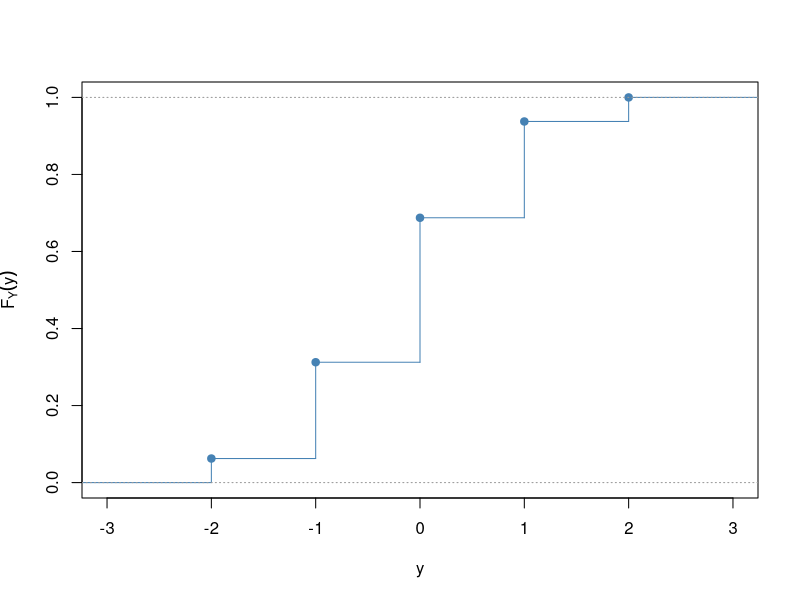

Here is the R script that generated this plot:
## ---- chunk 1
#| label: fig-Fy-x-menos-2
#| fig-cap: "Función de distribución de Y = X - 2"
y_vals <- c(-2, -1, 0, 1, 2)
p <- c(1, 4, 6, 4, 1) / 16
Fy <- stepfun(y_vals, c(0, cumsum(p)))

plot(Fy, xlim = c(-3, 3), ylim = c(0, 1),
     xlab = "y", ylab = expression(F[Y](y)),
     main = "", do.points = TRUE, pch = 19, col = "steelblue",
     verticals = TRUE)
abline(h = c(0, 1), lty = 3, col = "gray60")
